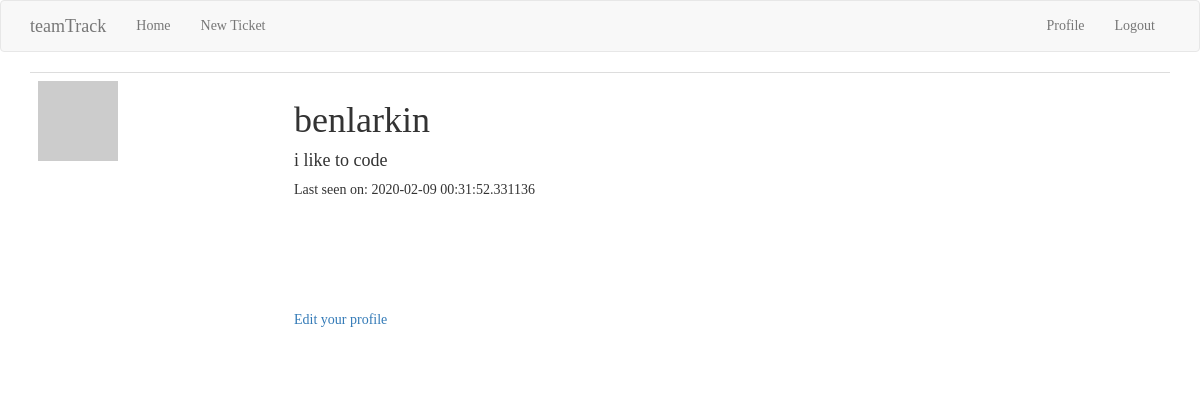
/user/benlarkin (signed in), run on the app's committed database.
### app/models.py (models this page shows, shortened)
class User(UserMixin, db.Model):
    id = db.Column(db.Integer, primary_key=True)
    username = db.Column(db.String(64), index=True, unique=True)
    email = db.Column(db.String(120), index=True, unique=True)
    password_hash = db.Column(db.String(128))
    posts = db.relationship('Post', backref='author', lazy='dynamic')
    tickets = db.relationship('Ticket', backref='author', lazy='dynamic')
    about_me = db.Column(db.String(140))
    last_seen = db.Column(db.DateTime, default=datetime.utcnow)
    followed = db.relationship(
        'User', secondary=followers,
        primaryjoin=(followers.c.follower_id == id),
        secondaryjoin=(followers.c.followed_id == id),
        backref=db.backref('followers', lazy='dynamic'), lazy='dynamic')
    def avatar(self, size):
        digest = md5(self.email.lower().encode('utf-8')).hexdigest()
        return 'https://www.gravatar.com/avatar/{}?d=identicon&s={}'.format(
            digest, size)

### app/routes.py (the view)
@app.route('/user/<username>')
@login_required
def user(username):
    user = User.query.filter_by(username=username).first_or_404()
    page = request.args.get('page', 1, type=int)
    posts = user.posts.order_by(Post.timestamp.desc()).paginate(
        page, app.config['POSTS_PER_PAGE'], False)
    next_url = url_for('user', username=user.username, page=posts.next_num) \
        if posts.has_next else None
    prev_url = url_for('user', username=user.username, page=posts.prev_num) \
        if posts.has_prev else None
    return render_template('user.html', user=user, posts=posts.items,
                           next_url=next_url, prev_url=prev_url)

### app/models.py (called while the page is built)
@login.user_loader
def load_user(id):
    return User.query.get(int(id))

### app/routes.py (called while the page is built)
@app.before_request
def before_request():
    if current_user.is_authenticated:
        current_user.last_seen = datetime.utcnow()
        db.session.commit()

### app/templates/user.html (shortened to what this page needs)
{% extends "base.html" %}
{% block app_content %}
    <table class="table">
        <tr>
            <td width="256px"><img src="{{ user.avatar(256) }}"></td>
            <td>
                <h1>{{ user.username }}</h1>
                {% if user.about_me %}<h4>{{ user.about_me }}</h4>{% endif %}
                {% if user.last_seen %}<p>Last seen on: {{ user.last_seen }}</p>{% endif %}
                <br><br><br><br><br>
                <p><a href="{{ url_for('edit_profile') }}">Edit your profile</a></p>
            </td>
        </tr>
    </table>
{% endblock %}

### app/static/style.css (style rules this page uses)
body { background: url("https://i.ibb.co/3cSjCh3/New-Project.jpg") no-repeat center center fixed; -webkit-background-size: cover; -moz-background-size: cover; background-size: cover; -o-background-size: cover; font-family: "Lucida Console"; }

### data on the page
User: username "benlarkin", about_me "i like to code", last_seen "2020-02-09 00:31:52.331136"
